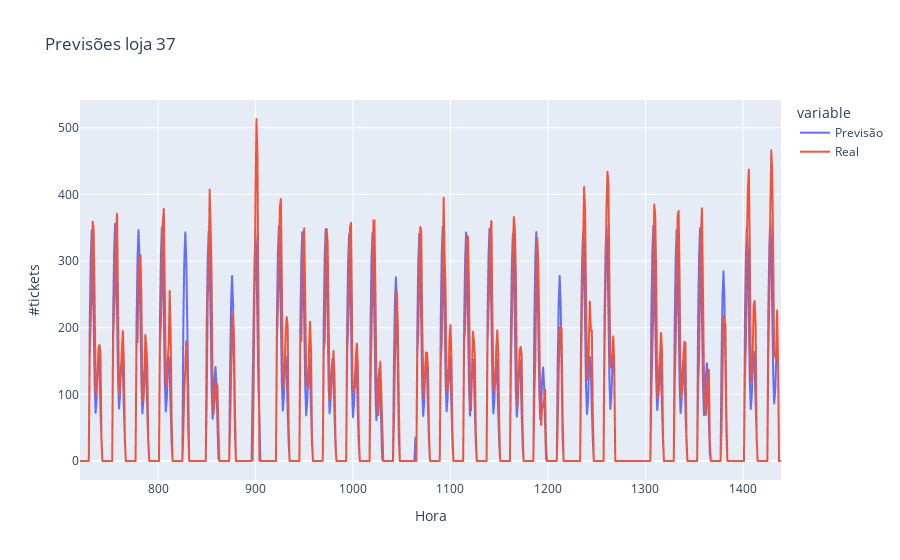

Notebook cell for this chart:
### Code cell
df_plot=pd.DataFrame.from_dict({'x':[i for i in range(len(forecast))],'Previsão':forecast,'Real':y_test})
fig = px.line(df_plot[720:],x='x',y=df_plot.columns[1:],title='Previsões loja 37',                 labels={
                     "x": "Hora",
                     "value": "#tickets"
                 })
fig.show()

### Figure 1 — Plotly figure (JSON) as saved in the notebook; plotly's stock layout.template omitted (floating-point values rounded to 4 significant figures; data arrays with more than 128 entries replaced by an {"elided": "..."} marker saying what was removed)
{"data": [{"hovertemplate": "variable=Previsão<br>Hora=%{x}<br>#tickets=%{y}<extra></extra>", "legendgroup": "Previsão", "line": {"color": "#636efa", "dash": "solid"}, "mode": "lines", "name": "Previsão", "showlegend": true, "type": "scattergl", "x": {"elided": "720 int values"}, "xaxis": "x", "y": {"elided": "720 float values"}, "yaxis": "y"}, {"hovertemplate": "variable=Real<br>Hora=%{x}<br>#tickets=%{y}<extra></extra>", "legendgroup": "Real", "line": {"color": "#EF553B", "dash": "solid"}, "mode": "lines", "name": "Real", "showlegend": true, "type": "scattergl", "x": {"elided": "720 int values"}, "xaxis": "x", "y": {"elided": "720 int values"}, "yaxis": "y"}], "layout": {"legend": {"title": {"text": "variable"}, "tracegroupgap": 0}, "title": {"text": "Previsões loja 37"}, "xaxis": {"anchor": "y", "domain": [0, 1], "title": {"text": "Hora"}}, "yaxis": {"anchor": "x", "domain": [0, 1], "title": {"text": "#tickets"}}}}
